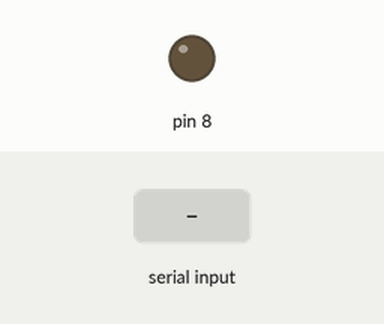
The sketch below on a simulated Arduino Uno, built with avr-gcc and run on an emulated ATmega328P. Shown: output pins drawn as LEDs (lit = HIGH). Dashed ring = blinking. Inputs (shaded band) come from the test bench.

Above: at 1.2 s.
1.3 s: "90,45\n" received over Serial
At 1.9 s:
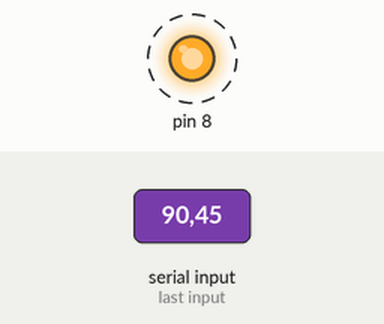
Timing chart, 0 to 10.3 s (numbered marks = the images above; inputs shaded):
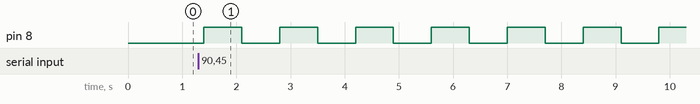

Measured:
- after the input at 1.3 s, pin 8: alternates HIGH for 0.70 s and LOW for 0.70 s, starting after 0.10 s

The sketch:

LAB2_5.ino
```cpp
void setup() {
  // put your setup code here, to run once:
  Serial.begin(9600);
  pinMode(8,OUTPUT);

}

void loop()
{
  if(Serial.available()){

  int value = Serial.read();
  for(int i=0;i<value-48;i++){
    digitalWrite(8,HIGH);
    delay(700);
    digitalWrite(8,LOW);
    delay(700);

    }


  }
  delay(100);


}
```
